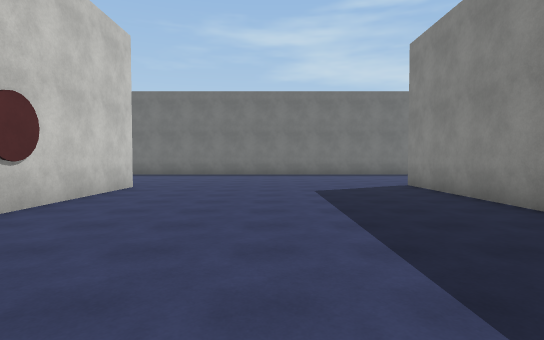
view 1 (above)

24 first-person views from a walk through a scene from a Unity 3-D project. The camera is 1.5 m above the floor, tilts 2° down and sees 80° across. The floor is counted in squares, 2 m on a side. Each view is taken from the middle of a square. On the plan, view 1 faces up. The plan holds only what a view shows up to about 11 squares ahead; the rest is blank. The place goes on beyond the plan. The player character is not drawn. Some animated figures are left out. Surface patterns are stand-ins for the level's own textures.

view 2
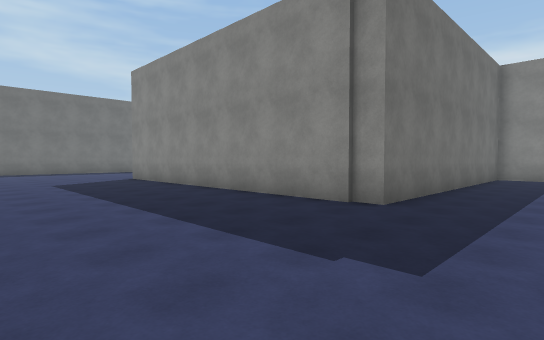

view 3
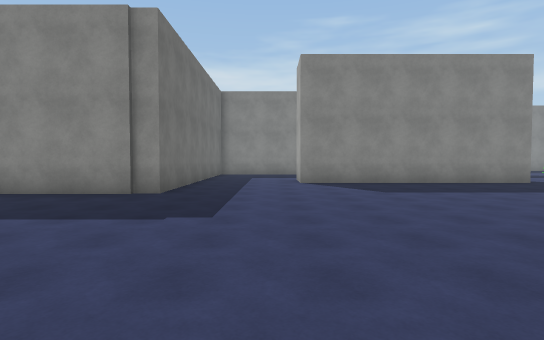

view 4
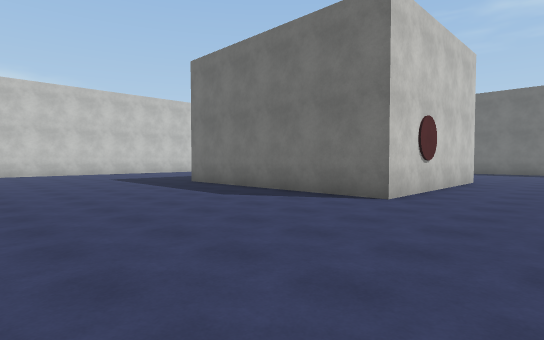

view 5
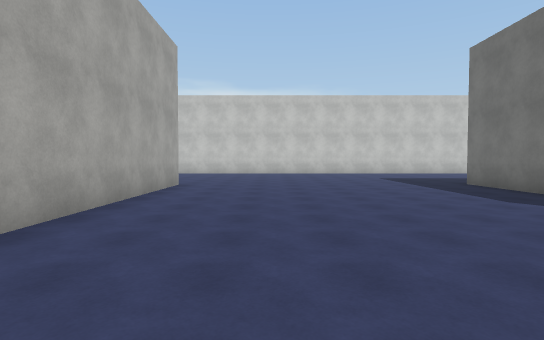

view 6
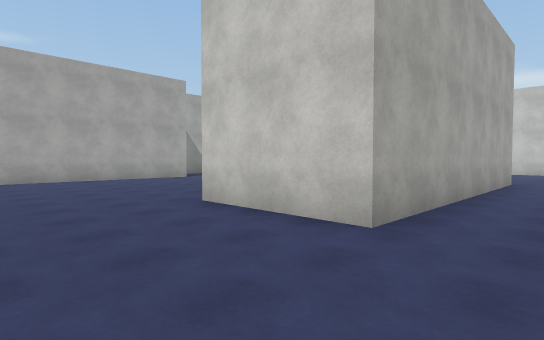

view 7
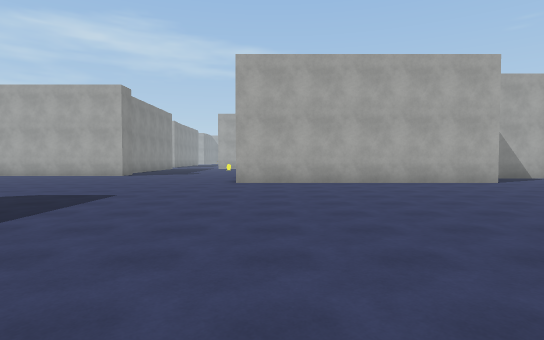

view 8
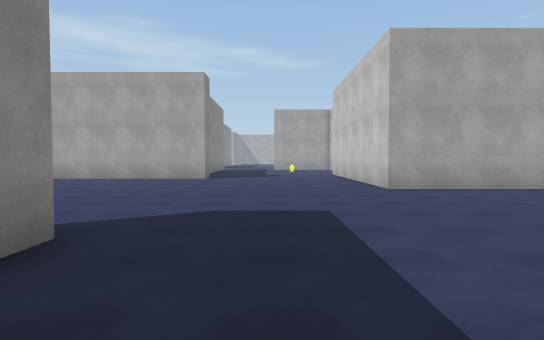

view 9
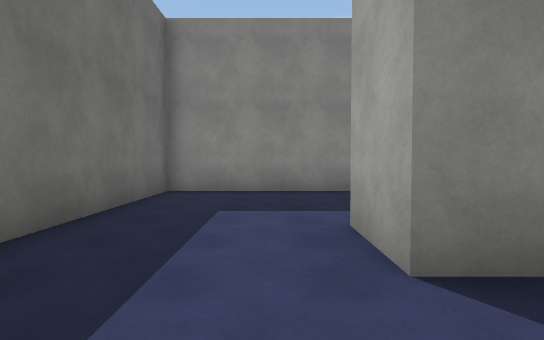

view 10
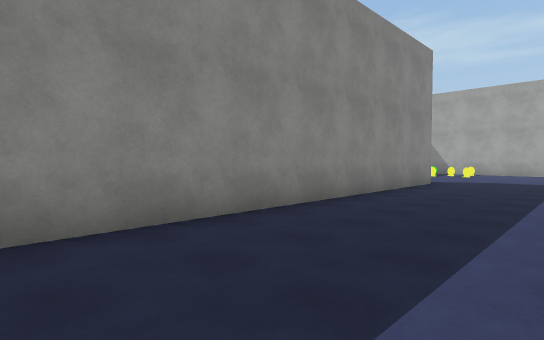

view 11
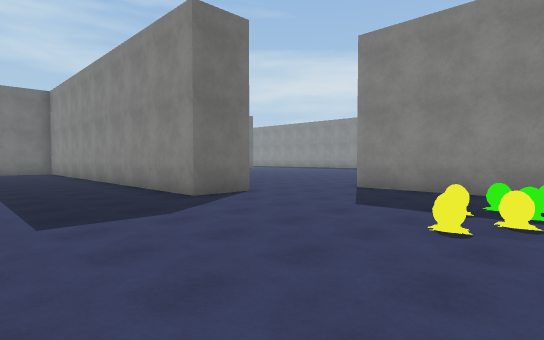

view 12
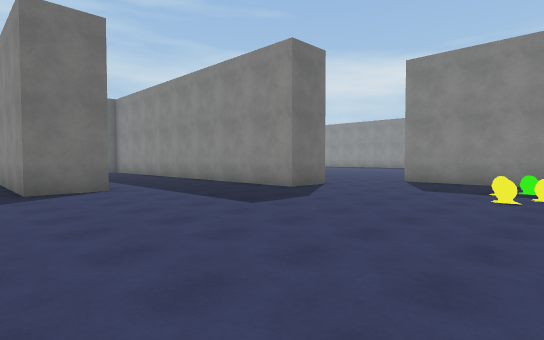

view 13
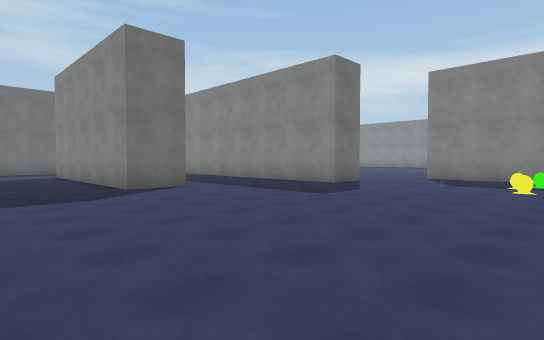

view 14
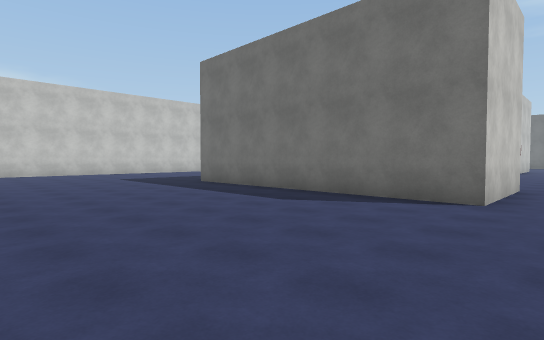

view 15
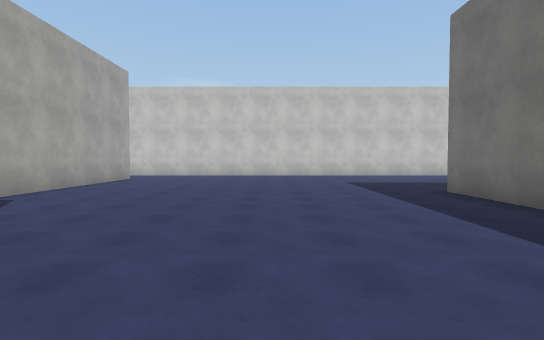

view 16
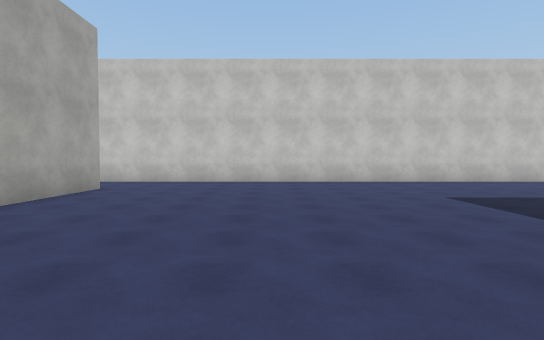

view 17
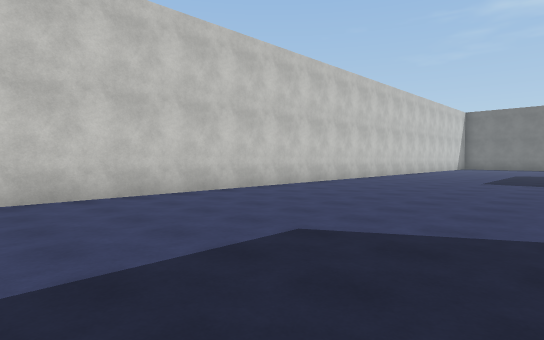

view 18
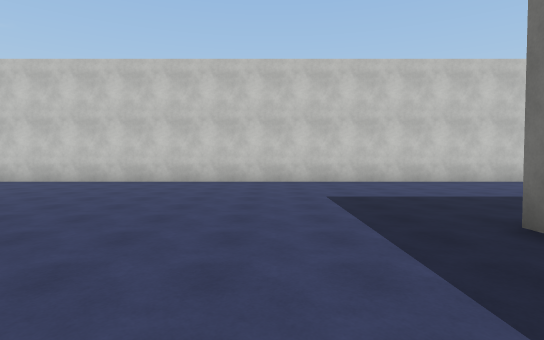

view 19
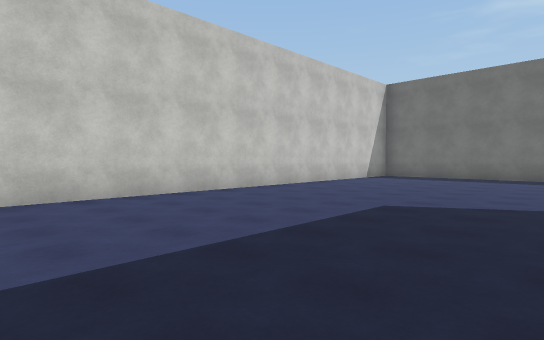

view 20
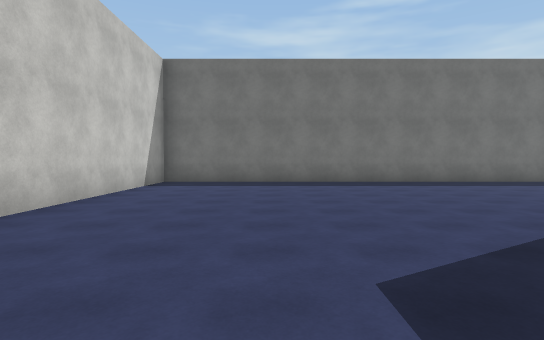

view 21
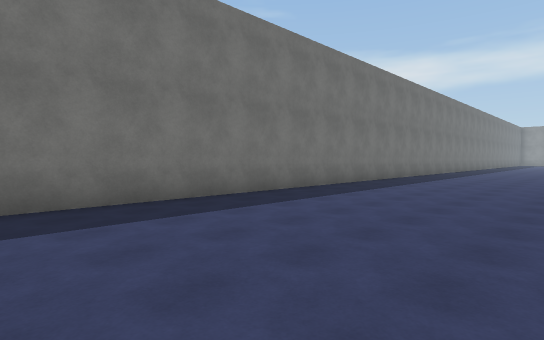

view 22
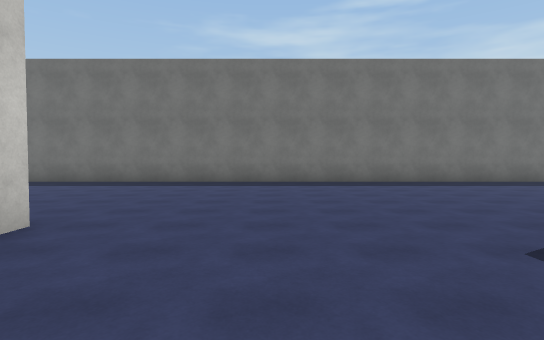

view 23
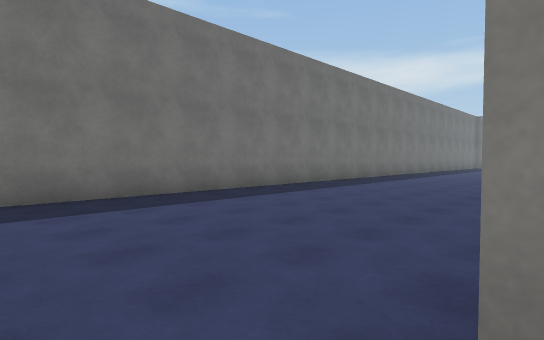

view 24
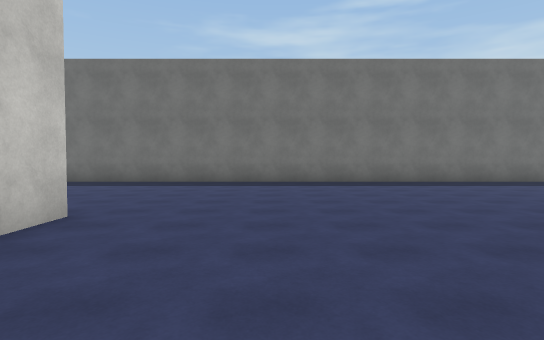

### Floor plan
Points are (right, up) in squares from view 1. A wall is a line through its corners. A room is listed if a view was taken in it or the views show most of it. See-through windows are left out.
Room 1 (views 1, 2, 3, 4, 5, 6, 7, 8, 9, 10, 11, 12, 13, 14, 15, 16, 17, 18, 19, 20, 21, 22, 23, 24)
walls: (-3.7, 8.6) (-3.7, 2.7) (-10.6, 2.7); (-10.4, -5.7) (-2.2, -5.7) (-2.2, -9) (-10.4, -9); (5.4, 9.2) (5.4, 8.1); (8.8, -11) (7, -11) (7, -3.9) (8.6, -3.9); (-6.1, -16) (2.1, -16) (2.1, -19); (14, -13.3) (12.5, -13.3) (12.5, -0.6) (3.9, -0.6) (3.9, 9.2); (-15.1, -18.3) (-9.2, -18.3); (16.9, 15.5) (-17.5, 15.5) (-17.5, -19.5); (16.6, -18.4) (16.6, -14.5)
objects: other object (13, -18); other object (14, -18); other object (15, -19); other object (15, -18)

Where each view was taken, in squares from view 1:
view 1: 0 up, 0 right, facing up
view 2: 3 down, 1 left, facing up-right
view 3: 3 down, 3 left, facing right
view 4: 3 down, 1 left, facing up-left
view 5: 3 down, 1 left, facing left
view 6: 4 down, 1 right, facing down-left
view 7: 6 down, 1 right, facing down
view 8: 8 down, 5 right, facing down
view 9: 3 down, 5 right, facing right
view 10: 3 down, 9 right, facing down-right
view 11: 19 down, 9 right, facing up-right
view 12: 19 down, 6 right, facing up-right
view 13: 19 down, 4 right, facing up-right
view 14: 15 down, 1 left, facing up-left
view 15: 13 down, 3 left, facing left
view 16: 14 down, 7 left, facing left
view 17: 10 down, 11 left, facing up-left
view 18: 0 up, 7 left, facing left
view 19: 2 up, 11 left, facing up-left
view 20: 5 up, 14 left, facing up
view 21: 10 up, 10 left, facing up-right
view 22: 5 up, 1 left, facing up
view 23: 9 up, 3 right, facing up-right
view 24: 5 up, 8 right, facing up
